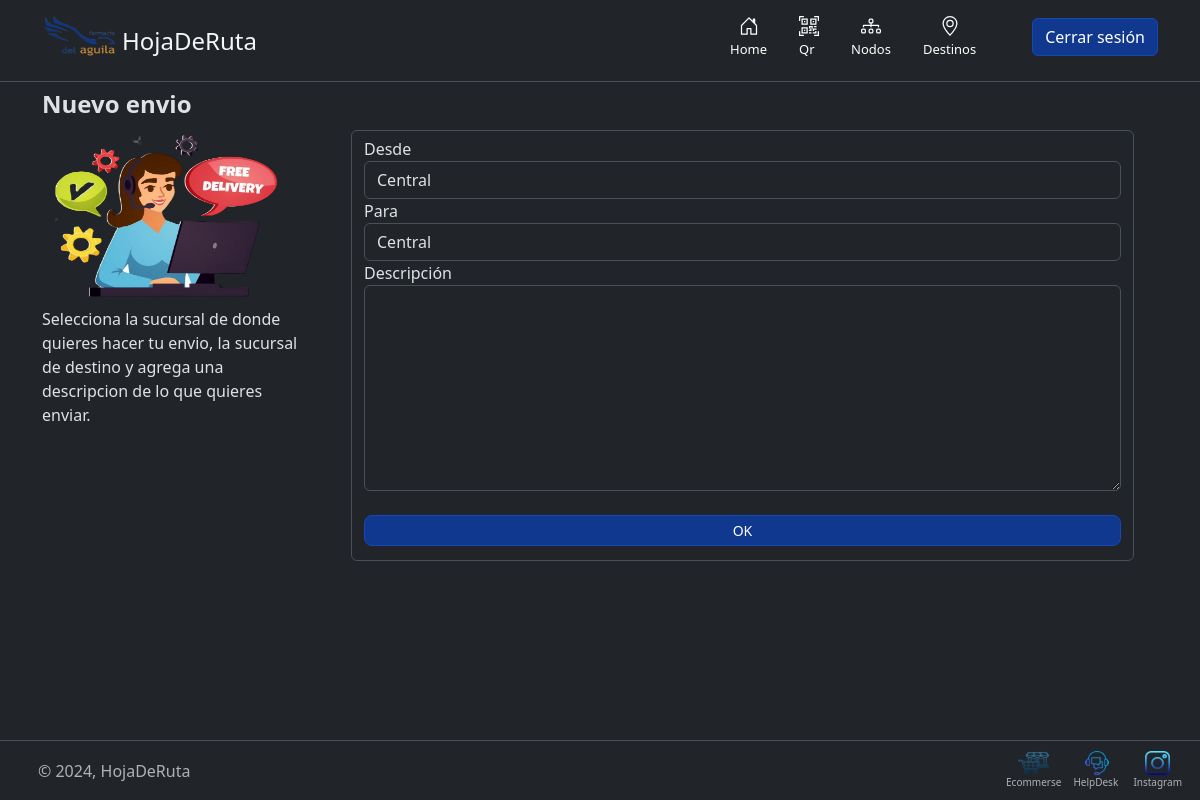
/nuevo_envio (signed in), run on the app's committed database.
### link/models.py (models this page shows, shortened)
class Links(models.Model):
    nombre = models.CharField(max_length=100, null= False)
    url = models.URLField(max_length= 100, null= False)
    icono = models.ImageField(upload_to="iconos/%Y/%m/%d", blank=True, null=True)
    estado = models.ForeignKey(Estado, on_delete= models.SET_NULL, null= True)

### hojaderuta/views.py (the view, shortened to what this page needs)
# urls.py: path('nuevo_envio', usuario.nuevo_envio, name = 'nuevo_envio'),
    def nuevo_envio(self, request,):
        self.obtener_nodos(request)
        self.obtener_nodos_destinos(self.nodos)
        self.params['form'] = EnvioForm()
        return render(request, 'hojaderuta/form_nuevo_envio.html', self.params )

### hojaderuta/forms.py
class EnvioForm(forms.ModelForm):
    class Meta:
        model = Envio
        widgets = {
            'origen': forms.Select(attrs={'class': 'form-select'}),
            'destino': forms.Select(attrs={'class': 'form-select'}),
            'descripcion': forms.Textarea(attrs={'class': 'form-control', 'style': 'height: 206px;'}),
        }
        fields = ['origen', 'destino' ,'descripcion']
    def __init__(self, *args, **kwargs):
        super(EnvioForm, self).__init__(*args, **kwargs)

### farmacia/models.py (called while the page is built)
    def obtener_nodos(self, request):
        try:
            perfil = self.perfil.get( usuario = request.user)
            self.params['perfil'] = perfil
            self.params['nodos_perfil'] = perfil.nodos.all()
        except:
            self.params['perfil'] = []
            self.params['nodos_perfil'] = []

    def obtener_nodos_destinos(self, nodo):
        self.params['nodos'] = nodo.filter( estado = self.activo)

### nodos/models.py (called while the page is built)
    def __str__(self):
        return self.nombre

### templates/hojaderuta/form_nuevo_envio.html (shortened to what this page needs)
{% extends "layout.html" %}
{% load static %}
{% block content %}
<div class="row">
    <div class="col-xl-3 col-md-3 col-sm-12 col-xxl-3">
        <div class="row">
            <h4>
                <b>Nuevo envio</b>
            </h4>
        </div>
        <div class="row">
            <img src="{% static 'imagenes/envios.png' %}" class="card-img-top">
        </div>
        <div class="row">
            <p>Selecciona la sucursal de donde quieres hacer tu envio, la sucursal de destino
                y agrega una descripcion de lo que quieres enviar.
            </p>
        </div>
    </div>
    <div class="col-xl-9 col-md-9 col-sm-12 col-xxl-9">
        <br>
        <form  class="px-4 py-3" action="{% url 'nuevo_envio' %}" method="post">
            <div class="form-control">
                <label for="id_origen">Desde</label>
                <div>
                    <select name="origen" class="form-control" required id="id_origen">
                        {% if nodos_perfil %}
                            {% for nodo in nodos_perfil %}
                                <option value='{{ nodo.id }}'>{{ nodo.nombre }}</option>
                            {% endfor %}
                        {% endif %}
                    </select>
                </div>
                <label for="id_destino">Para</label>
                <div>
                    <select name="destino" class="form-control" required id="id_destino">
                        {% if nodos %}
                            {% for nodo in nodos %}
                                <option value='{{ nodo.id }}'>{{ nodo }}</option>
                            {% endfor %}
                        {% endif %}
                    </select>
                </div>
                <label for="id_descripcion">Descripción</label>
                <div>
                    {{form.descripcion }}
                </div>
                <br>
                <div>
                    <input type="submit" value="OK" class="w-100 mb-2 btn btn-sm rounded-3 btn-primary" id="btn_ok">
                </div>
            </div>
        </form>
    </div>
</div>
{% endblock %}

### templates/footer.html
<footer class="d-flex flex-wrap justify-content-between align-items-center border-top bg-dark" data-bs-theme="dark">
	  <div class="col-md-4 d-flex align-items-center">
		<a href="/" class="mb-3 me-2 mb-md-0 text-body-secondary text-decoration-none lh-1">
		  <svg class="bi" width="30" height="24"><use xlink:href="#bootstrap"></use></svg>
		</a>
		<span class="mb-3 mb-md-0 text-body-secondary">© 2024, HojaDeRuta</span>
	  </div>
	  <ul class="nav col-md-4 justify-content-end list-unstyled d-flex" style="padding-right:20px;">
		{% if user.is_authenticated %}
		{% for link in links %}
		<li class="ms-3" style="padding: 10px;">
			<a class="text-body-secondary" href="{{ link.url }}">
				<div class="row">
					<img src="/media/{{ link.icono }}" width="24" height="24">
				</div>
				<div class="row">
					{{ link.nombre }}
				</div>
			</a>
		</li>
		{% endfor %}
		{% endif %}
	</ul>
</footer>

### data on the page
Links: icono (picture), nombre "Ecommerse"
Links: icono (picture), nombre "HelpDesk"
Links: icono (picture), nombre "Instagram"

### other printed values
form field origen "Central"
form field destino "Central"
